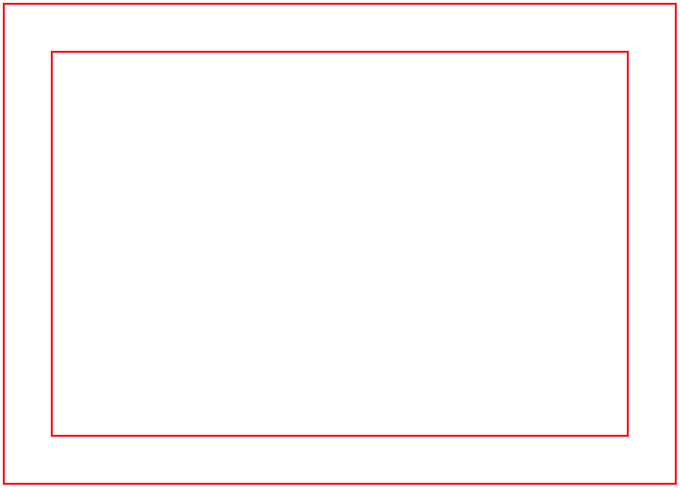

This chart was generated by the following Python code:
#
# Simple window to display 6x4 photos (with a boarder) in a 7x5 frame.
#

from laser.util import *

IN_TO_MM = 25.4

d = panel('7x5_to_6x4.svg', 2 + 7*IN_TO_MM, 2 + 5*IN_TO_MM)

d.add(d.rect((1, 1), (7*IN_TO_MM, 5*IN_TO_MM), **cut))
d.add(d.rect((1+0.5*IN_TO_MM, 1+0.5*IN_TO_MM), (6*IN_TO_MM, 4*IN_TO_MM), **cut))

d.save()
